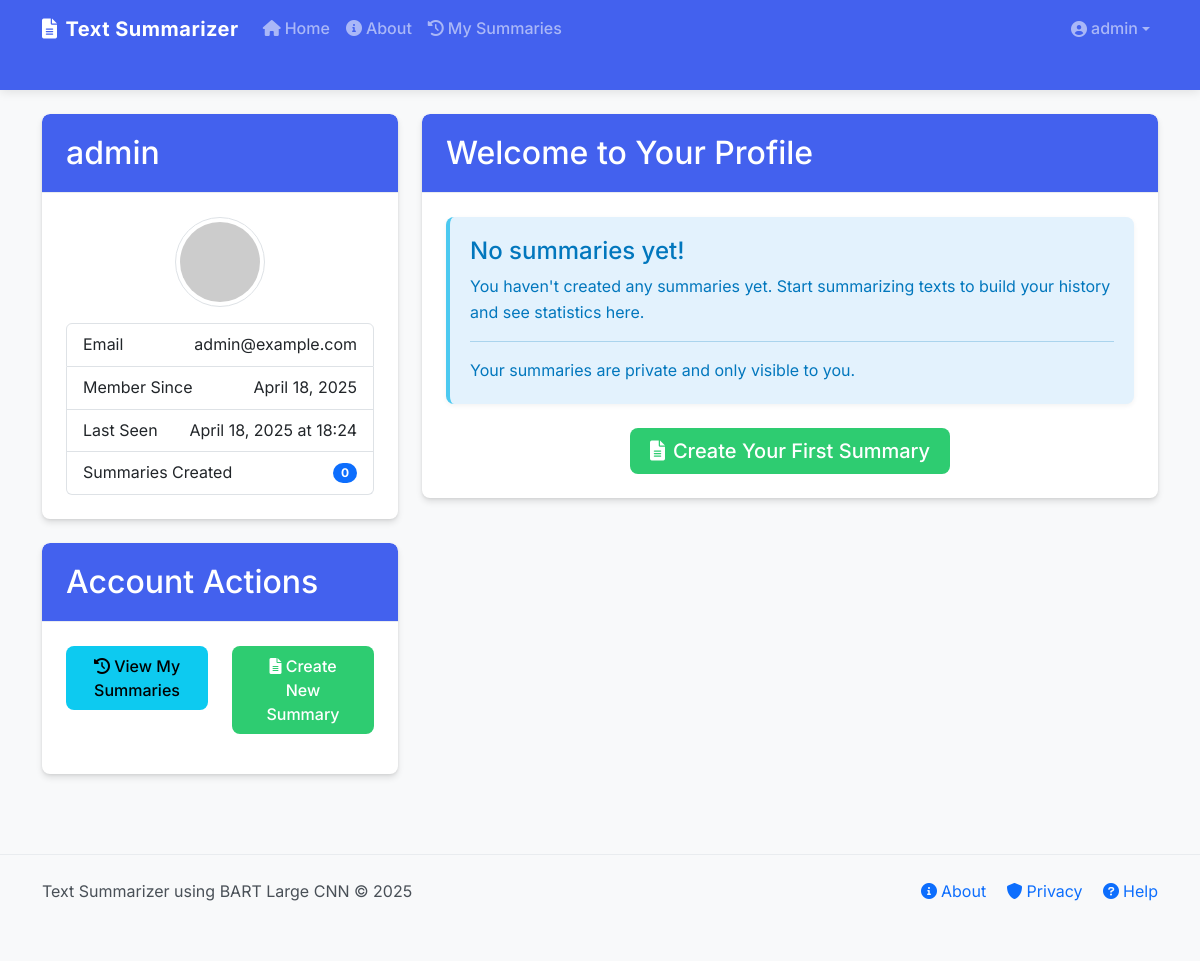
/auth/profile (signed in), run on the app's committed database.
### app/models.py (models this page shows, shortened)
class User(UserMixin, db.Model):
    id = db.Column(db.Integer, primary_key=True)
    username = db.Column(db.String(64), index=True, unique=True)
    email = db.Column(db.String(120), index=True, unique=True)
    password_hash = db.Column(db.String(128))
    created_at = db.Column(db.DateTime, default=datetime.utcnow)
    last_seen = db.Column(db.DateTime, default=datetime.utcnow)
    summaries = db.relationship('Summary', backref='author', lazy='dynamic')
    def update_last_seen(self):
        self.last_seen = datetime.utcnow()
        db.session.commit()

### app/auth.py (the view, shortened to what this page needs)
@auth_bp.route('/profile')
@login_required
def profile():
    current_user.update_last_seen()
    summaries = current_user.summaries.order_by(Summary.created_at.desc()).all()
    summaries_count = len(summaries)
    stats = {
        'count': summaries_count,
        'total_words_original': 0,
        'total_words_summary': 0,
        'avg_compression': 0,
        'recent_summary': None
    }
    return render_template('profile.html', title='Profile', user=current_user, stats=stats)

### app/templates/profile.html (shortened to what this page needs)
{% extends "base.html" %}
{% block content %}
<div class="row">
    <div class="col-md-4">
        <div class="card mb-4">
            <div class="card-header bg-primary text-white">
                <h2 class="mb-0">{{ user.username }}</h2>
            </div>
            <div class="card-body">
                <div class="text-center mb-3">
                    <img src="https://www.gravatar.com/avatar/{{ user.email|lower|trim|md5 }}?s=150&d=identicon"
                         class="rounded-circle img-thumbnail" alt="Profile Picture">
                </div>
                <ul class="list-group">
                    <li class="list-group-item d-flex justify-content-between align-items-center">
                        Email
                        <span>{{ user.email }}</span>
                    </li>
                    <li class="list-group-item d-flex justify-content-between align-items-center">
                        Member Since
                        <span>{{ user.created_at.strftime('%B %d, %Y') }}</span>
                    </li>
                    <li class="list-group-item d-flex justify-content-between align-items-center">
                        Last Seen
                        <span>{{ user.last_seen.strftime('%B %d, %Y at %H:%M') }}</span>
                    </li>
                    <li class="list-group-item d-flex justify-content-between align-items-center">
                        Summaries Created
                        <span class="badge bg-primary rounded-pill">{{ stats.count }}</span>
                    </li>
                </ul>
            </div>
        </div>
        <div class="card">
            <div class="card-header bg-primary text-white">
                <h2 class="mb-0">Account Actions</h2>
            </div>
            <div class="card-body">
                <div class="row">
                    <div class="col-md-6 mb-3">
                        <div class="d-grid">
                            <a href="{{ url_for('main.history') }}" class="btn btn-info">
                                <i class="fas fa-history"></i> View My Summaries
                            </a>
                        </div>
                    </div>
                    <div class="col-md-6 mb-3">
                        <div class="d-grid">
                            <a href="{{ url_for('main.index') }}" class="btn btn-success">
                                <i class="fas fa-file-alt"></i> Create New Summary
                            </a>
                        </div>
                    </div>
                </div>
            </div>
        </div>
    </div>
    <div class="col-md-8">
        {% if stats.count > 0 %}
        <div class="card mb-4">
            <div class="card-header bg-primary text-white">
                <h2 class="mb-0">Summary Statistics</h2>
            </div>
            <div class="card-body">
                <div class="row">
                    <div class="col-md-4 mb-3">
                        <div class="card h-100 text-center">
                            <div class="card-body">
                                <h3 class="text-primary">{{ stats.total_words_original }}</h3>
                                <p class="text-muted mb-0">Total Words Processed</p>
                            </div>
                        </div>
                    </div>
                    <div class="col-md-4 mb-3">
                        <div class="card h-100 text-center">
                            <div class="card-body">
                                <h3 class="text-success">{{ stats.total_words_summary }}</h3>
                                <p class="text-muted mb-0">Total Words in Summaries</p>
                            </div>
                        </div>
                    </div>
                    <div class="col-md-4 mb-3">
                        <div class="card h-100 text-center">
                            <div class="card-body">
                                <h3 class="text-info">{{ stats.avg_compression }}%</h3>
                                <p class="text-muted mb-0">Average Compression</p>
                            </div>
                        </div>
                    </div>
                </div>
                <div class="mt-4">
                    <h4>Summarization Activity</h4>
                    <div class="activity-chart">
                        <style>
                            .activity-chart {
                                margin-top: 20px;
                            }
                            .chart-container {
                                display: flex;
                                align-items: flex-end;
                                height: 150px;
                                margin-bottom: 10px;
                            }
                            .chart-bar {
                                flex: 1;
                                margin: 0 5px;
                                background-color: #0d6efd;
                                border-radius: 4px 4px 0 0;
                                position: relative;
                            }
                            .chart-bar.height-0 { height: 5px; }
                            .chart-bar.height-1 { height: 25%; }
                            .chart-bar.height-2 { height: 50%; }
                            .chart-bar.height-3 { height: 75%; }
                            .chart-bar.height-4 { height: 90%; }
                            .chart-bar.height-5 { height: 100%; }
                            .chart-bar .count {
                                position: absolute;
                                top: -20px;
                                left: 50%;
                                transform: translateX(-50%);
                                font-weight: bold;
                            }
                            .chart-labels {
                                display: flex;
                                justify-content: space-around;
                            }
                            .chart-label {
                                flex: 1;
                                text-align: center;
                                font-size: 0.8rem;
                                white-space: nowrap;
                                overflow: hidden;
                                text-overflow: ellipsis;
                            }
                        </style>
                        <div class="chart-container">
                            {% for i in range(stats.chart_counts|length) %}
                                <div class="chart-bar {{ stats.chart_height_classes[i] }}">
                                    <span class="count">{{ stats.chart_counts[i] }}</span>
                                </div>
                            {% endfor %}
                        </div>
                        <div class="chart-labels">
                            {% for month in stats.chart_months %}
                                <div class="chart-label">{{ month }}</div>
                            {% endfor %}
                        </div>
                    </div>
                </div>
            </div>
        </div>
        {% if stats.recent_summary %}
        <div class="card">
            <div class="card-header bg-primary text-white">
                <h2 class="mb-0">Most Recent Summary</h2>
            </div>
            <div class="card-body">
                <h4>{{ stats.recent_summary.title }}</h4>
                <p class="text-muted">Created on {{ stats.recent_summary.created_at.strftime('%B %d, %Y at %H:%M') }}</p>
                <div class="card mb-3">
                    <div class="card-header bg-success text-white">
                        <h5 class="mb-0">Summary</h5>
                    </div>
                    <div class="card-body">
                        <p>{{ stats.recent_summary.summary_text|truncate(200) }}</p>
                    </div>
                </div>
                <div class="d-flex justify-content-between">
                    <div>
                        <span class="badge bg-primary">{{ stats.recent_summary.original_length }} words</span>
                        <i class="fas fa-arrow-right mx-1"></i>
                        <span class="badge bg-success">{{ stats.recent_summary.summary_length }} words</span>
                        <span class="badge bg-info ms-2">{{ (stats.recent_summary.compression_ratio * 100)|round(1) }}% compression</span>
                    </div>
                    <a href="{{ url_for('main.view_summary', id=stats.recent_summary.id) }}" class="btn btn-sm btn-primary">
                        <i class="fas fa-eye me-1"></i>View Full Summary
                    </a>
                </div>
            </div>
        </div>
        {% endif %}
        {% else %}
        <div class="card">
            <div class="card-header bg-primary text-white">
                <h2 class="mb-0">Welcome to Your Profile</h2>
            </div>
            <div class="card-body">
                <div class="alert alert-info">
                    <h4 class="alert-heading">No summaries yet!</h4>
                    <p>You haven't created any summaries yet. Start summarizing texts to build your history and see statistics here.</p>
                    <hr>
                    <p class="mb-0">Your summaries are private and only visible to you.</p>
                </div>
                <div class="text-center mt-4">
                    <a href="{{ url_for('main.index') }}" class="btn btn-lg btn-success">
                        <i class="fas fa-file-alt me-2"></i>Create Your First Summary
                    </a>
                </div>
            </div>
        </div>
        {% endif %}
    </div>
</div>
{% endblock %}

### app/templates/base.html (shortened to what this page needs)
<!DOCTYPE html>
<html lang="en">
<head>
    <link href="https://cdn.jsdelivr.net/npm/bootstrap@5.3.0/dist/css/bootstrap.min.css" rel="stylesheet">
    <link href="https://cdnjs.cloudflare.com/ajax/libs/font-awesome/6.0.0/css/all.min.css" rel="stylesheet">
    <link rel="stylesheet" href="{{ url_for('static', filename='css/style.css') }}">
</head>
<body>
    <nav class="navbar navbar-expand-lg navbar-dark bg-primary sticky-top">
        <div class="container">
            <a class="navbar-brand d-flex align-items-center" href="{{ url_for('main.index') }}">
                <i class="fas fa-file-alt me-2"></i>
                <span>Text Summarizer</span>
            </a>
            <div class="collapse navbar-collapse" id="navbarNav">
                <ul class="navbar-nav me-auto">
                    <li class="nav-item">
                        <a class="nav-link" href="{{ url_for('main.index') }}">
                            <i class="fas fa-home me-1"></i>Home
                        </a>
                    </li>
                    <li class="nav-item">
                        <a class="nav-link" href="{{ url_for('main.about') }}">
                            <i class="fas fa-info-circle me-1"></i>About
                        </a>
                    </li>
                    {% if current_user.is_authenticated %}
                    <li class="nav-item">
                        <a class="nav-link" href="{{ url_for('main.history') }}">
                            <i class="fas fa-history me-1"></i>My Summaries
                        </a>
                    </li>
                    {% endif %}
                </ul>
                <ul class="navbar-nav ms-auto">
                    {% if current_user.is_authenticated %}
                    <li class="nav-item dropdown">
                        <a class="nav-link dropdown-toggle d-flex align-items-center" href="#" id="navbarDropdown" role="button" data-bs-toggle="dropdown" aria-expanded="false">
                            <i class="fas fa-user-circle me-1"></i>
                            <span>{{ current_user.username }}</span>
                        </a>
                    </li>
                    {% endif %}
                </ul>
            </div>
        </div>
    </nav>
    <main class="py-4">
        <div class="container">
            {% block content %}{% endblock %}
        </div>
    </main>
    <footer class="py-4">
        <div class="container">
            <div class="row align-items-center">
                <div class="col-md-6 text-center text-md-start">
                    <p class="mb-0">Text Summarizer using BART Large CNN © 2025</p>
                </div>
                <div class="col-md-6 text-center text-md-end mt-3 mt-md-0">
                    <a href="{{ url_for('main.about') }}" class="text-decoration-none me-3">
                        <i class="fas fa-info-circle me-1"></i>About
                    </a>
                    <a href="#" class="text-decoration-none me-3">
                        <i class="fas fa-shield-alt me-1"></i>Privacy
                    </a>
                    <a href="#" class="text-decoration-none">
                        <i class="fas fa-question-circle me-1"></i>Help
                    </a>
                </div>
            </div>
        </div>
    </footer>
</body>
</html>

### data on the page
User: username "admin", email "admin@example.com", created_at "April 18, 2025", last_seen "April 18, 2025 at 18:24"

### other printed values
{{ stats.count }} "0"
